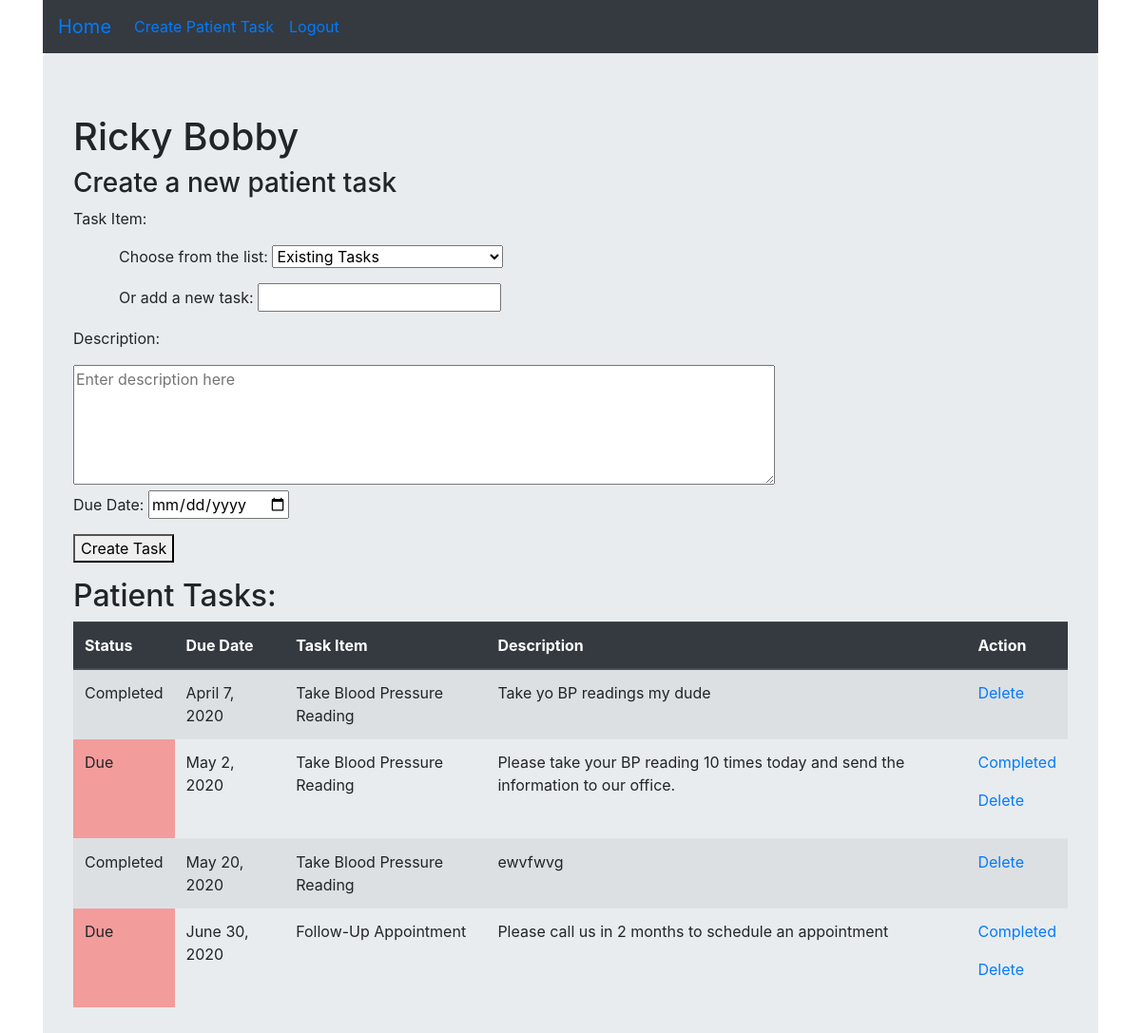
Page /patient/2 (signed in) on the committed database.
### patientReminderApp/models.py (models this page shows)
class Patient(models.Model):
    f_name = models.CharField(max_length=255)
    l_name = models.CharField(max_length=255)
    email = models.CharField(max_length=255)
    dob = models.DateField()
    phys = models.ForeignKey(Physician, related_name="patients", on_delete = models.CASCADE)
    password = models.CharField(max_length=255)
    created_at = models.DateTimeField(auto_now_add=True)
    updated_at = models.DateTimeField(auto_now=True)
    objects = patientManager()

class Task(models.Model):
    task = models.CharField(max_length=255)
    status = models.CharField(max_length=255, default = "Upcoming")
    desc = models.TextField()
    date = models.DateField()
    pt = models.ForeignKey(Patient, related_name="tasks", on_delete = models.CASCADE)
    phys = models.ForeignKey(Physician, related_name="tasks", on_delete = models.CASCADE)
    created_at = models.DateTimeField(auto_now_add=True)
    updated_at = models.DateTimeField(auto_now=True)
    objects = taskManager()

### patientReminderApp/views.py (the view)
# urls.py: path('patient/<int:ptID>', views.ptPage),
def ptPage(request, ptID):
    if 'physID' in request.session:
        pt = Patient.objects.get(id=ptID)
        phys = Physician.objects.get(id=request.session['physID'])
        ptTasks = pt.tasks.exclude(status="Completed")
        for x in ptTasks:
            if x.status == 'Upcoming' and x.date < datetime.date.today():
                x.status = 'Due'
                x.save()
        context = {
            'pt' : pt,
            'ptTasks' : pt.tasks.filter(phys=phys).order_by('date'),
            'physTasks' : phys.tasks.all().values_list('task', flat=True).distinct()
        }
        request.session['currentRt'] = f'/patient/{ptID}'
        return render(request, "ptPage.html", context)
    return redirect ('/physLogReg')

### patientReminderApp/templates/ptPage.html (shortened to what this page needs)
<!DOCTYPE html>
<html lang="en">
<head>
    <link rel="stylesheet" href="https://stackpath.bootstrapcdn.com/bootstrap/4.3.1/css/bootstrap.min.css"></head>
<body>
    <div class="container">
        <div class="navbar navbar-expand bg-dark">
            <ul class="navbar-nav">
                <li class="nav-item active">
                    <a class="navbar-brand" href="/physDashboard">Home</a>
                </li>
                <li class="nav-item">
                    <a class="nav-link active" href="/newTask">Create Patient Task</a>
                </li>
                <li class="nav-item">
                    <a class="nav-link active" href="/physLogout">Logout</a>
                </li>
            </ul>
        </div>
        <div class="jumbotron">
                <h1>{{pt.f_name}} {{pt.l_name}}</h1>
                <h3>Create a new patient task</h3>
                <div>
                    <form class="row" action="/createTask" method="POST">
                        <div class="col">
                            <p>Task Item:</p>
                            <p class="ml-5">Choose from the list:
                                <select name="taskSelect" id="">
                                    <option value="none" selected disabled hidden>
                                        Existing Tasks
                                    </option>
                                </select>
                            </p>
                            <p class="ml-5">Or add a new task: <input type="text" name="taskInput"></p>
                        </div>
                        <div class="col">
                            <p>Description:</p>
                            <textarea name="desc" id="" cols="70" rows="5" placeholder="Enter description here"></textarea>
                            <p>Due Date: <input type="date" name="date"></p>
                            <p><button type="Submit">Create Task</button></p>
                        </div>
                    </form>
                </div>
                <div>
                    <h2>Patient Tasks:</h2>
                    <table class="table table-striped">
                        <thead class="thead-dark">
                            <tr>
                                <th scope="col">Status</th>
                                <th scope="col">Due Date</th>
                                <th scope="col">Task Item</th>
                                <th scope="col">Description</th>
                                <th scope="col">Action</th>
                            </tr>
                        </thead>
                        <tbody>
                            {% for task in ptTasks %}
                            <tr>
                                <td class="{{task.status}}"> {{task.status}}</td>
                                <td>{{task.date}}</td>
                                <td>{{task.task}}</td>
                                <td>{{task.desc}}</td>
                                <td>
                                    {% if task.status != "Completed" %}
                                    <p><a href="/complete/{{task.id}}">Completed</a></p>
                                    {% endif %}
                                    <p><a href="/delete/{{task.id}}">Delete</a></p>
                                </td>
                            </tr>
                            {% endfor %}
                        </tbody>
                    </table>
                </div>
            </div>
        </div>
</body>
</html>

### patientReminderApp/templates/ptPage.html (style rules this page uses)
.Due { background-color: rgb(243, 156, 156); }

### rows in the picture
Patient: f_name "Ricky", l_name "Bobby"
Task: status "Completed", date "April 7, 2020", task "Take Blood Pressure Reading", desc "Take yo BP readings my dude"
Task: status "Due", date "May 2, 2020", task "Take Blood Pressure Reading", desc "Please take your BP reading 10 times today and send the information to our office."
Task: status "Completed", date "May 20, 2020", task "Take Blood Pressure Reading", desc "ewvfwvg"
Task: status "Due", date "June 30, 2020", task "Follow-Up Appointment", desc "Please call us in 2 months to schedule an appointment"
